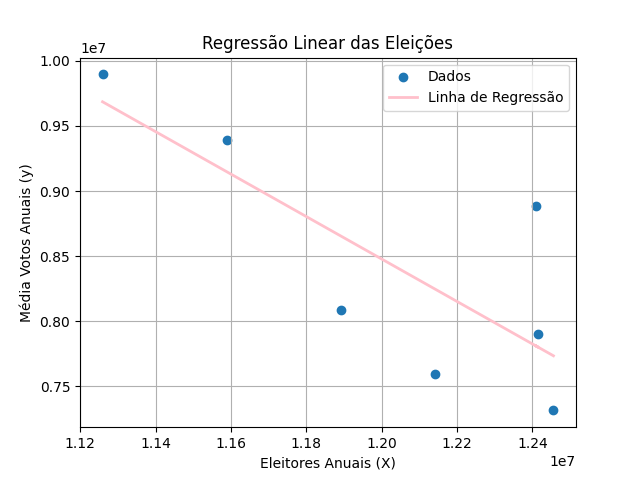

Source code (Python):
import numpy as np
import matplotlib.pyplot as plt

X = np.array([11259334, 11589763, 11893309, 12141145, 12414879, 12408340, 12455812 ]) #Var independente Eleitores
y = np.array([9896126, 9395724, 8089848, 7592173, 7902734, 8887824, 7314819]) #Var dependente Média Votos

#Calcula a r. linear simples
c_a, inter = np.polyfit(X, y, 1)

#Coeficientes da regressão
print(f'Coeficiente Angular: {c_a}')
print(f'Intercepto: {inter}')

#Cria previsões usando a equação da regressão

y_pred = c_a * X + inter
print(y_pred)

plt.scatter(X, y, label='Dados')
plt.plot(X, y_pred, color='Pink', linewidth=2, label='Linha de Regressão')
plt.xlabel('Eleitores Anuais (X)')
plt.ylabel('Média Votos Anuais (y)')
plt.legend()
plt.title('Regressão Linear das Eleições')
plt.grid(True)
plt.show()
